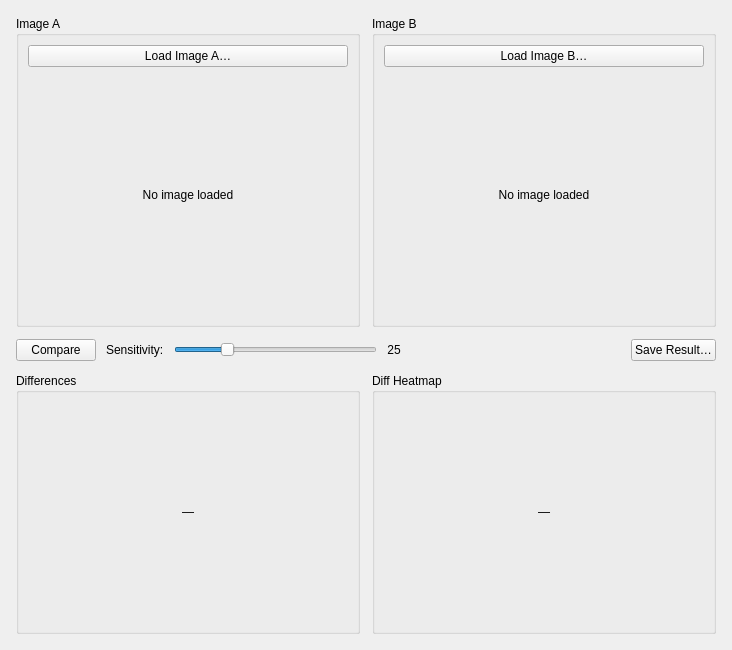
<?xml version="1.0" encoding="UTF-8"?>
<ui version="4.0">
 <class>ImageComparisonWidget</class>
 <widget class="QWidget" name="ImageComparisonWidget">
  <layout class="QVBoxLayout" name="mainLayout">
   <property name="spacing"><number>12</number></property>
   <property name="leftMargin"><number>16</number></property>
   <property name="topMargin"><number>16</number></property>
   <property name="rightMargin"><number>16</number></property>
   <property name="bottomMargin"><number>16</number></property>

   <item>
    <layout class="QHBoxLayout" name="originalsLayout">
     <property name="spacing"><number>12</number></property>

     <item>
      <widget class="QGroupBox" name="groupImageA">
       <property name="title"><string>Image A</string></property>
       <layout class="QVBoxLayout" name="layoutA">
        <property name="spacing"><number>8</number></property>
        <item>
         <widget class="QPushButton" name="btnLoadA">
          <property name="text"><string>Load Image A…</string></property>
         </widget>
        </item>
        <item>
         <widget class="QLabel" name="lblImageA">
          <property name="text"><string>No image loaded</string></property>
          <property name="alignment"><set>Qt::AlignCenter</set></property>
          <property name="minimumSize"><size><width>320</width><height>240</height></size></property>
         </widget>
        </item>
       </layout>
      </widget>
     </item>

     <item>
      <widget class="QGroupBox" name="groupImageB">
       <property name="title"><string>Image B</string></property>
       <layout class="QVBoxLayout" name="layoutB">
        <property name="spacing"><number>8</number></property>
        <item>
         <widget class="QPushButton" name="btnLoadB">
          <property name="text"><string>Load Image B…</string></property>
         </widget>
        </item>
        <item>
         <widget class="QLabel" name="lblImageB">
          <property name="text"><string>No image loaded</string></property>
          <property name="alignment"><set>Qt::AlignCenter</set></property>
          <property name="minimumSize"><size><width>320</width><height>240</height></size></property>
         </widget>
        </item>
       </layout>
      </widget>
     </item>

    </layout>
   </item>

   <item>
    <layout class="QHBoxLayout" name="controlsLayout">
     <property name="spacing"><number>10</number></property>

     <item>
      <widget class="QPushButton" name="btnCompare">
       <property name="text"><string>Compare</string></property>
       <property name="minimumHeight"><number>36</number></property>
       <property name="minimumWidth"><number>120</number></property>
      </widget>
     </item>

     <item>
      <widget class="QLabel" name="lblSensitivity">
       <property name="text"><string>Sensitivity:</string></property>
      </widget>
     </item>

     <item>
      <widget class="QSlider" name="sliderThreshold">
       <property name="orientation"><enum>Qt::Horizontal</enum></property>
       <property name="minimum"><number>1</number></property>
       <property name="maximum"><number>100</number></property>
       <property name="value"><number>25</number></property>
       <property name="maximumWidth"><number>180</number></property>
       <property name="toolTip"><string>Pixel difference threshold (1 = most sensitive, 100 = least)</string></property>
      </widget>
     </item>

     <item>
      <widget class="QLabel" name="lblThresholdValue">
       <property name="text"><string>25</string></property>
       <property name="minimumWidth"><number>28</number></property>
       <property name="alignment"><set>Qt::AlignCenter</set></property>
      </widget>
     </item>

     <item>
      <spacer name="ctrlSpacer">
       <property name="orientation"><enum>Qt::Horizontal</enum></property>
       <property name="sizeHint" stdset="0"><size><width>40</width><height>20</height></size></property>
      </spacer>
     </item>

     <item>
      <widget class="QLabel" name="lblStats">
       <property name="text"><string></string></property>
       <property name="alignment"><set>Qt::AlignRight|Qt::AlignVCenter</set></property>
      </widget>
     </item>

     <item>
      <widget class="QPushButton" name="btnSaveResult">
       <property name="text"><string>Save Result…</string></property>
      </widget>
     </item>

    </layout>
   </item>

   <item>
    <layout class="QHBoxLayout" name="resultsLayout">
     <property name="spacing"><number>12</number></property>

     <item>
      <widget class="QGroupBox" name="groupDiff">
       <property name="title"><string>Differences</string></property>
       <layout class="QVBoxLayout" name="layoutDiff">
        <item>
         <widget class="QLabel" name="lblDiff">
          <property name="text"><string>—</string></property>
          <property name="alignment"><set>Qt::AlignCenter</set></property>
          <property name="minimumSize"><size><width>320</width><height>220</height></size></property>
         </widget>
        </item>
       </layout>
      </widget>
     </item>

     <item>
      <widget class="QGroupBox" name="groupHeatmap">
       <property name="title"><string>Diff Heatmap</string></property>
       <layout class="QVBoxLayout" name="layoutHeatmap">
        <item>
         <widget class="QLabel" name="lblHeatmap">
          <property name="text"><string>—</string></property>
          <property name="alignment"><set>Qt::AlignCenter</set></property>
          <property name="minimumSize"><size><width>320</width><height>220</height></size></property>
         </widget>
        </item>
       </layout>
      </widget>
     </item>

    </layout>
   </item>

  </layout>
 </widget>
 <resources/>
 <connections/>
</ui>
